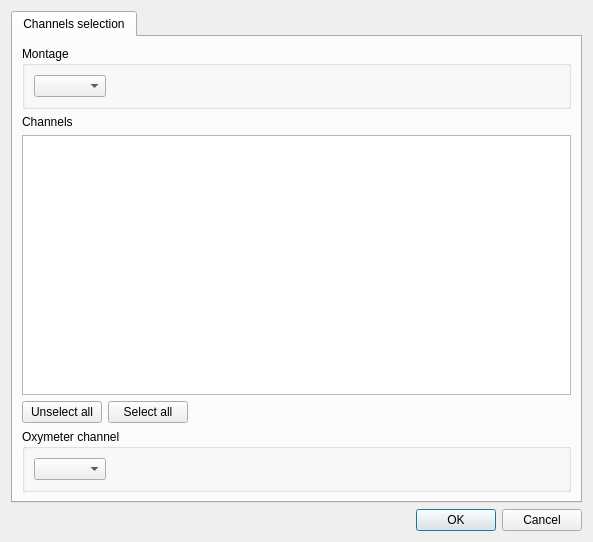
<?xml version="1.0" encoding="UTF-8"?>
<ui version="4.0">
 <class>ChannelSelection</class>
 <widget class="QDialog" name="ChannelSelection">
  <property name="geometry">
   <rect>
    <x>0</x>
    <y>0</y>
    <width>593</width>
    <height>542</height>
   </rect>
  </property>
  <property name="windowTitle">
   <string>Channels selection</string>
  </property>
  <layout class="QVBoxLayout" name="verticalLayout">
   <item>
    <widget class="QTabWidget" name="tabWidget">
     <property name="currentIndex">
      <number>0</number>
     </property>
     <widget class="QWidget" name="channels_selection_tab">
      <attribute name="title">
       <string>Channels selection</string>
      </attribute>
      <layout class="QVBoxLayout" name="verticalLayout_4">
       <item>
        <widget class="QGroupBox" name="groupBox_3">
         <property name="title">
          <string>Montage</string>
         </property>
         <layout class="QVBoxLayout" name="verticalLayout_5">
          <item>
           <layout class="QHBoxLayout" name="horizontalLayout">
            <item>
             <widget class="QComboBox" name="montages_comboBox"/>
            </item>
            <item>
             <spacer name="horizontalSpacer">
              <property name="orientation">
               <enum>Qt::Horizontal</enum>
              </property>
              <property name="sizeHint" stdset="0">
               <size>
                <width>40</width>
                <height>20</height>
               </size>
              </property>
             </spacer>
            </item>
           </layout>
          </item>
         </layout>
        </widget>
       </item>
       <item>
        <widget class="QLabel" name="label_2">
         <property name="text">
          <string>Channels</string>
         </property>
        </widget>
       </item>
       <item>
        <widget class="QTableWidget" name="channels_tableWidget">
         <property name="editTriggers">
          <set>QAbstractItemView::NoEditTriggers</set>
         </property>
         <property name="selectionMode">
          <enum>QAbstractItemView::NoSelection</enum>
         </property>
         <property name="selectionBehavior">
          <enum>QAbstractItemView::SelectRows</enum>
         </property>
         <property name="sortingEnabled">
          <bool>true</bool>
         </property>
         <attribute name="horizontalHeaderStretchLastSection">
          <bool>true</bool>
         </attribute>
         <attribute name="verticalHeaderVisible">
          <bool>false</bool>
         </attribute>
         <attribute name="verticalHeaderStretchLastSection">
          <bool>false</bool>
         </attribute>
        </widget>
       </item>
       <item>
        <layout class="QHBoxLayout" name="horizontalLayout_3">
         <item>
          <widget class="QPushButton" name="unselect_all_pushButton">
           <property name="text">
            <string>Unselect all</string>
           </property>
          </widget>
         </item>
         <item>
          <widget class="QPushButton" name="select_all_pushButton">
           <property name="text">
            <string>Select all</string>
           </property>
          </widget>
         </item>
         <item>
          <spacer name="horizontalSpacer_3">
           <property name="orientation">
            <enum>Qt::Horizontal</enum>
           </property>
           <property name="sizeHint" stdset="0">
            <size>
             <width>40</width>
             <height>20</height>
            </size>
           </property>
          </spacer>
         </item>
        </layout>
       </item>
       <item>
        <widget class="QGroupBox" name="groupBox_4">
         <property name="title">
          <string>Oxymeter channel</string>
         </property>
         <layout class="QVBoxLayout" name="verticalLayout_6">
          <item>
           <layout class="QHBoxLayout" name="horizontalLayout_2">
            <item>
             <widget class="QComboBox" name="oxy_channel_comboBox"/>
            </item>
            <item>
             <spacer name="horizontalSpacer_2">
              <property name="orientation">
               <enum>Qt::Horizontal</enum>
              </property>
              <property name="sizeHint" stdset="0">
               <size>
                <width>40</width>
                <height>20</height>
               </size>
              </property>
             </spacer>
            </item>
           </layout>
          </item>
         </layout>
        </widget>
       </item>
      </layout>
     </widget>
    </widget>
   </item>
   <item>
    <widget class="QDialogButtonBox" name="buttonBox">
     <property name="orientation">
      <enum>Qt::Horizontal</enum>
     </property>
     <property name="standardButtons">
      <set>QDialogButtonBox::Cancel|QDialogButtonBox::Ok</set>
     </property>
    </widget>
   </item>
  </layout>
 </widget>
 <resources/>
 <connections>
  <connection>
   <sender>buttonBox</sender>
   <signal>accepted()</signal>
   <receiver>ChannelSelection</receiver>
   <slot>accept()</slot>
   <hints>
    <hint type="sourcelabel">
     <x>248</x>
     <y>254</y>
    </hint>
    <hint type="destinationlabel">
     <x>157</x>
     <y>274</y>
    </hint>
   </hints>
  </connection>
  <connection>
   <sender>buttonBox</sender>
   <signal>rejected()</signal>
   <receiver>ChannelSelection</receiver>
   <slot>reject()</slot>
   <hints>
    <hint type="sourcelabel">
     <x>316</x>
     <y>260</y>
    </hint>
    <hint type="destinationlabel">
     <x>286</x>
     <y>274</y>
    </hint>
   </hints>
  </connection>
  <connection>
   <sender>select_all_pushButton</sender>
   <signal>clicked()</signal>
   <receiver>ChannelSelection</receiver>
   <slot>select_all()</slot>
   <hints>
    <hint type="sourcelabel">
     <x>153</x>
     <y>400</y>
    </hint>
    <hint type="destinationlabel">
     <x>296</x>
     <y>270</y>
    </hint>
   </hints>
  </connection>
  <connection>
   <sender>unselect_all_pushButton</sender>
   <signal>clicked()</signal>
   <receiver>ChannelSelection</receiver>
   <slot>unselect_all()</slot>
   <hints>
    <hint type="sourcelabel">
     <x>64</x>
     <y>400</y>
    </hint>
    <hint type="destinationlabel">
     <x>296</x>
     <y>270</y>
    </hint>
   </hints>
  </connection>
 </connections>
 <slots>
  <slot>select_all()</slot>
  <slot>unselect_all()</slot>
 </slots>
</ui>
